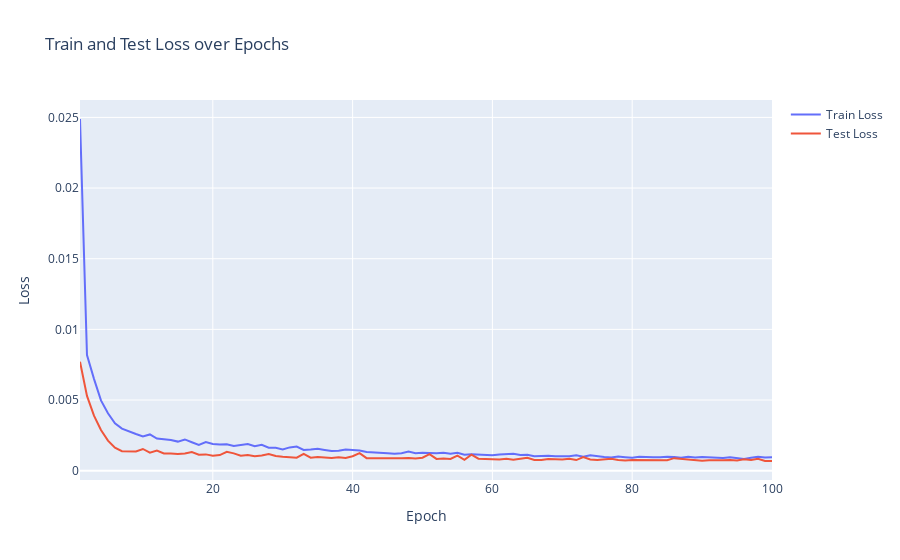
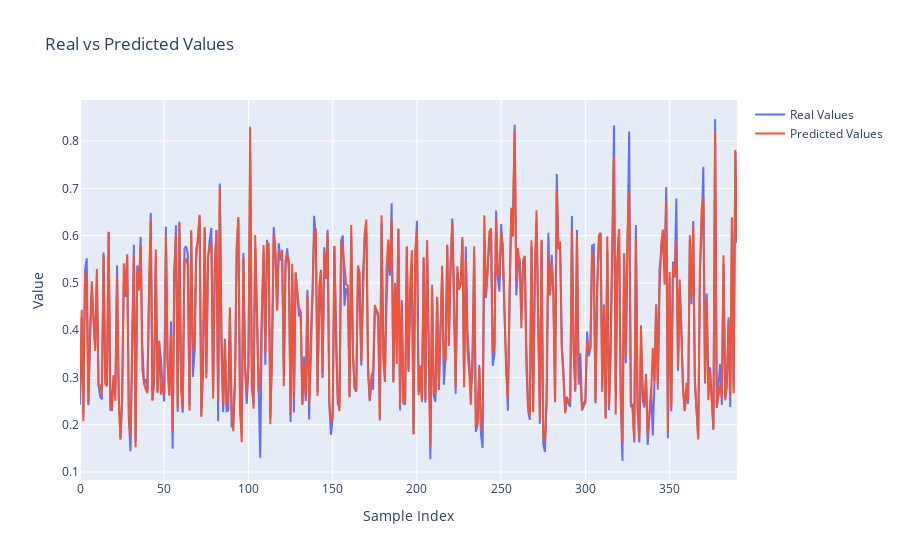

Notebook source saved alongside these figures, in order:
### Code cell
# Modellinstanziierung
input_size = X_train_scaled.shape[2]
hidden_size = 50
output_size = 1
num_layers = 1
dropout_rate = 0.2

model = SimpleLSTM(input_size, hidden_size, output_size, num_layers, dropout_rate).to(device)

# Loss und Optimizer definieren
criterion = nn.MSELoss()
optimizer = optim.Adam(model.parameters(), lr=0.001)

# Listen zur Speicherung der Verluste
train_losses = []
test_losses = []

# Training des Modells
num_epochs = 100
for epoch in range(num_epochs):
    model.train()
    epoch_loss = 0.0
    for batch_x, batch_y in train_loader:
        batch_x, batch_y = batch_x.to(device), batch_y.to(device)
        
        # Forward pass
        outputs = model(batch_x)
        loss = criterion(outputs.squeeze(), batch_y)
        
        # Backward pass und Optimierung
        optimizer.zero_grad()
        loss.backward()
        optimizer.step()
        
        epoch_loss += loss.item()
    
    avg_train_loss = epoch_loss / len(train_loader)
    train_losses.append(avg_train_loss)
    
    # Testverlust berechnen
    model.eval()
    test_loss = 0.0
    with torch.no_grad():
        for batch_x, batch_y in test_loader:
            batch_x, batch_y = batch_x.to(device), batch_y.to(device)
            outputs = model(batch_x)
            loss = criterion(outputs.squeeze(), batch_y)
            test_loss += loss.item()
    avg_test_loss = test_loss / len(test_loader)
    test_losses.append(avg_test_loss)
    
    if (epoch + 1) % 10 == 0:
        print(f'Epoch [{epoch + 1}/{num_epochs}], Train Loss: {avg_train_loss:.4f}, Test Loss: {avg_test_loss:.4f}')

# Plotten der Verluste
epochs = list(range(1, num_epochs + 1))
fig = go.Figure()
fig.add_trace(go.Scatter(x=epochs, y=train_losses, mode='lines', name='Train Loss'))
fig.add_trace(go.Scatter(x=epochs, y=test_losses, mode='lines', name='Test Loss'))
fig.update_layout(title='Train and Test Loss over Epochs',
                   xaxis_title='Epoch',
                   yaxis_title='Loss')
fig.show()

# Rücktransformation der skalierten Vorhersagen und realen Werte (falls erforderlich)
scaler_y = MinMaxScaler()
scaler_y.fit(y_train_scaled.reshape(-1, 1))

all_predictions = []
model.eval()
with torch.no_grad():
    for batch_x, batch_y in test_loader:
        batch_x, batch_y = batch_x.to(device), batch_y.to(device)
        outputs = model(batch_x)
        all_predictions.append(outputs.cpu().numpy())

all_predictions = np.concatenate(all_predictions, axis=0)

y_pred = scaler_y.inverse_transform(all_predictions.reshape(-1, 1)).flatten()
y_test_real = scaler_y.inverse_transform(y_test_scaled.reshape(-1, 1)).flatten()

# Plotten der realen Werte und Vorhersagen
fig = go.Figure()
fig.add_trace(go.Scatter(x=list(range(len(y_test_real))), y=y_test_real, mode='lines', name='Real Values'))
fig.add_trace(go.Scatter(x=list(range(len(y_test_real))), y=y_pred, mode='lines', name='Predicted Values'))
fig.update_layout(title='Real vs Predicted Values',
                   xaxis_title='Sample Index',
                   yaxis_title='Value')
fig.show()

### Figure 1 — Plotly figure (JSON) as saved in the notebook; plotly's stock layout.template omitted (floating-point values rounded to 4 significant figures)
{"data": [{"mode": "lines", "name": "Train Loss", "type": "scatter", "x": [1, 2, 3, 4, 5, 6, 7, 8, 9, 10, 11, 12, 13, 14, 15, 16, 17, 18, 19, 20, 21, 22, 23, 24, 25, 26, 27, 28, 29, 30, 31, 32, 33, 34, 35, 36, 37, 38, 39, 40, 41, 42, 43, 44, 45, 46, 47, 48, 49, 50, 51, 52, 53, 54, 55, 56, 57, 58, 59, 60, 61, 62, 63, 64, 65, 66, 67, 68, 69, 70, 71, 72, 73, 74, 75, 76, 77, 78, 79, 80, 81, 82, 83, 84, 85, 86, 87, 88, 89, 90, 91, 92, 93, 94, 95, 96, 97, 98, 99, 100], "y": [0.02489, 0.00818, 0.006498, 0.004972, 0.004065, 0.003356, 0.002978, 0.002813, 0.002594, 0.002419, 0.002564, 0.002274, 0.002231, 0.002174, 0.002057, 0.00221, 0.002014, 0.001824, 0.002021, 0.001895, 0.001846, 0.001873, 0.00174, 0.001801, 0.001883, 0.001724, 0.001828, 0.001621, 0.001614, 0.001506, 0.001647, 0.001708, 0.00147, 0.0015, 0.001547, 0.00147, 0.001389, 0.001413, 0.001491, 0.001459, 0.001429, 0.001322, 0.001304, 0.00131, 0.00124, 0.001198, 0.001236, 0.001353, 0.001241, 0.001267, 0.001241, 0.001225, 0.001265, 0.001201, 0.001261, 0.001135, 0.001153, 0.001121, 0.001134, 0.001095, 0.00115, 0.001165, 0.001201, 0.001109, 0.001119, 0.001029, 0.001049, 0.001051, 0.001013, 0.001012, 0.001019, 0.001083, 0.0009836, 0.001095, 0.001018, 0.0009638, 0.0009253, 0.0009953, 0.0009514, 0.0009144, 0.0009848, 0.0009399, 0.000946, 0.0009454, 0.0009845, 0.0009631, 0.0009174, 0.0009928, 0.0009291, 0.0009692, 0.0009318, 0.0008907, 0.0008897, 0.0009494, 0.0008853, 0.0008313, 0.0009177, 0.0009836, 0.0009355, 0.000943]}, {"mode": "lines", "name": "Test Loss", "type": "scatter", "x": [1, 2, 3, 4, 5, 6, 7, 8, 9, 10, 11, 12, 13, 14, 15, 16, 17, 18, 19, 20, 21, 22, 23, 24, 25, 26, 27, 28, 29, 30, 31, 32, 33, 34, 35, 36, 37, 38, 39, 40, 41, 42, 43, 44, 45, 46, 47, 48, 49, 50, 51, 52, 53, 54, 55, 56, 57, 58, 59, 60, 61, 62, 63, 64, 65, 66, 67, 68, 69, 70, 71, 72, 73, 74, 75, 76, 77, 78, 79, 80, 81, 82, 83, 84, 85, 86, 87, 88, 89, 90, 91, 92, 93, 94, 95, 96, 97, 98, 99, 100], "y": [0.007704, 0.00529, 0.00389, 0.002878, 0.002126, 0.001621, 0.001377, 0.001392, 0.001355, 0.001535, 0.001279, 0.001426, 0.001222, 0.001207, 0.001173, 0.001211, 0.001313, 0.001129, 0.001152, 0.001056, 0.001103, 0.001336, 0.001226, 0.001053, 0.001107, 0.001022, 0.001074, 0.001182, 0.001033, 0.0009883, 0.0009351, 0.000922, 0.001194, 0.0009231, 0.0009735, 0.000916, 0.0008996, 0.0009439, 0.000899, 0.001024, 0.001239, 0.0008849, 0.0008746, 0.0009001, 0.0008725, 0.0008725, 0.0008832, 0.0008886, 0.0008635, 0.0009164, 0.001173, 0.0008311, 0.0008658, 0.0008296, 0.00107, 0.0007689, 0.001129, 0.0008442, 0.0008123, 0.0008326, 0.0007977, 0.0008478, 0.0007698, 0.0008461, 0.0009093, 0.0007633, 0.0007485, 0.0008175, 0.0007845, 0.000796, 0.0008401, 0.0007498, 0.0009658, 0.0007896, 0.0007566, 0.0008086, 0.0008376, 0.0007567, 0.0007165, 0.0007539, 0.0007497, 0.000738, 0.0007535, 0.0007444, 0.0007331, 0.0008857, 0.000834, 0.0007766, 0.0007345, 0.0007014, 0.0007302, 0.0007078, 0.0007366, 0.0007464, 0.0007186, 0.0008009, 0.0007487, 0.0008466, 0.0006839, 0.0006868]}], "layout": {"title": {"text": "Train and Test Loss over Epochs"}, "xaxis": {"title": {"text": "Epoch"}}, "yaxis": {"title": {"text": "Loss"}}}}

### Figure 2 — Plotly figure (JSON) as saved in the notebook; plotly's stock layout.template omitted (floating-point values rounded to 4 significant figures; data arrays with more than 128 entries replaced by an {"elided": "..."} marker saying what was removed)
{"data": [{"mode": "lines", "name": "Real Values", "type": "scatter", "x": {"elided": "391 int values"}, "y": {"elided": "391 float values"}}, {"mode": "lines", "name": "Predicted Values", "type": "scatter", "x": {"elided": "391 int values"}, "y": {"elided": "391 float values"}}], "layout": {"title": {"text": "Real vs Predicted Values"}, "xaxis": {"title": {"text": "Sample Index"}}, "yaxis": {"title": {"text": "Value"}}}}
